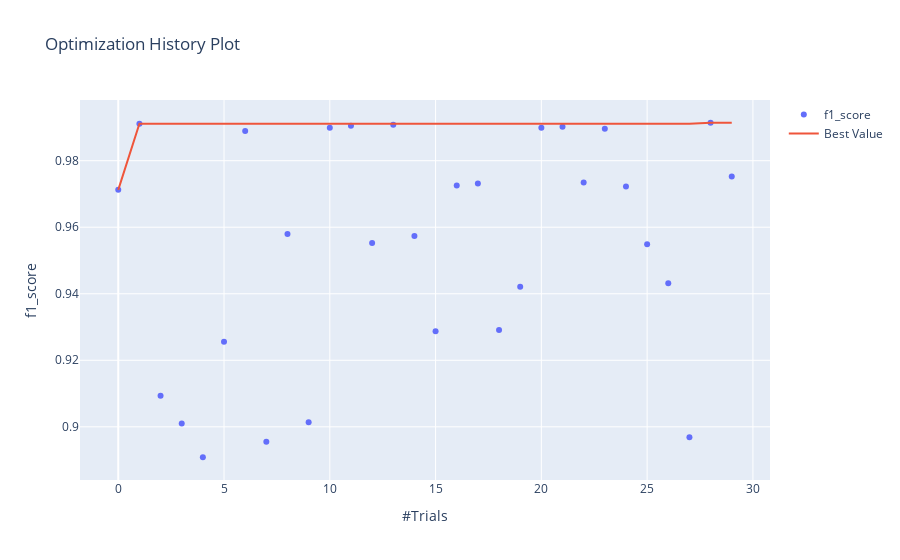

Notebook code for this chart:
### Markdown cell above
График истории оптимизации - отображает количество испытаний на оси Х и метрику на оси Y.

### Code cell
optuna.visualization.plot_optimization_history(study, target_name="f1_score")

### Figure 1 — Plotly figure (JSON) as saved in the notebook; plotly's stock layout.template omitted (floating-point values rounded to 4 significant figures)
{"data": [{"mode": "markers", "name": "f1_score", "type": "scatter", "x": [0, 1, 2, 3, 4, 5, 6, 7, 8, 9, 10, 11, 12, 13, 14, 15, 16, 17, 18, 19, 20, 21, 22, 23, 24, 25, 26, 27, 28, 29], "y": [0.9712, 0.9911, 0.9093, 0.901, 0.8909, 0.9256, 0.989, 0.8955, 0.9579, 0.9014, 0.9899, 0.9905, 0.9552, 0.9908, 0.9573, 0.9287, 0.9725, 0.9732, 0.9291, 0.9421, 0.9899, 0.9902, 0.9734, 0.9896, 0.9722, 0.9549, 0.9432, 0.8968, 0.9914, 0.9753]}, {"name": "Best Value", "type": "scatter", "x": [0, 1, 2, 3, 4, 5, 6, 7, 8, 9, 10, 11, 12, 13, 14, 15, 16, 17, 18, 19, 20, 21, 22, 23, 24, 25, 26, 27, 28, 29], "y": [0.9712, 0.9911, 0.9911, 0.9911, 0.9911, 0.9911, 0.9911, 0.9911, 0.9911, 0.9911, 0.9911, 0.9911, 0.9911, 0.9911, 0.9911, 0.9911, 0.9911, 0.9911, 0.9911, 0.9911, 0.9911, 0.9911, 0.9911, 0.9911, 0.9911, 0.9911, 0.9911, 0.9911, 0.9914, 0.9914]}], "layout": {"title": {"text": "Optimization History Plot"}, "xaxis": {"title": {"text": "#Trials"}}, "yaxis": {"title": {"text": "f1_score"}}}}
